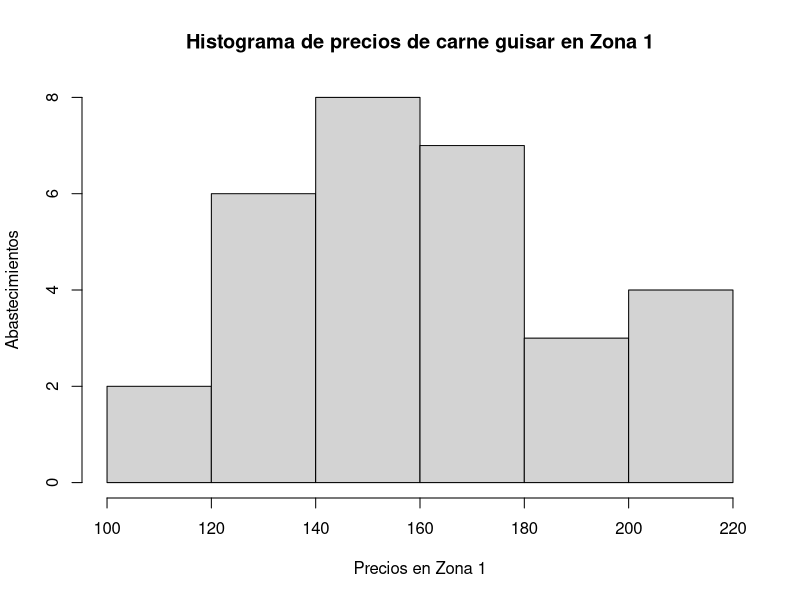
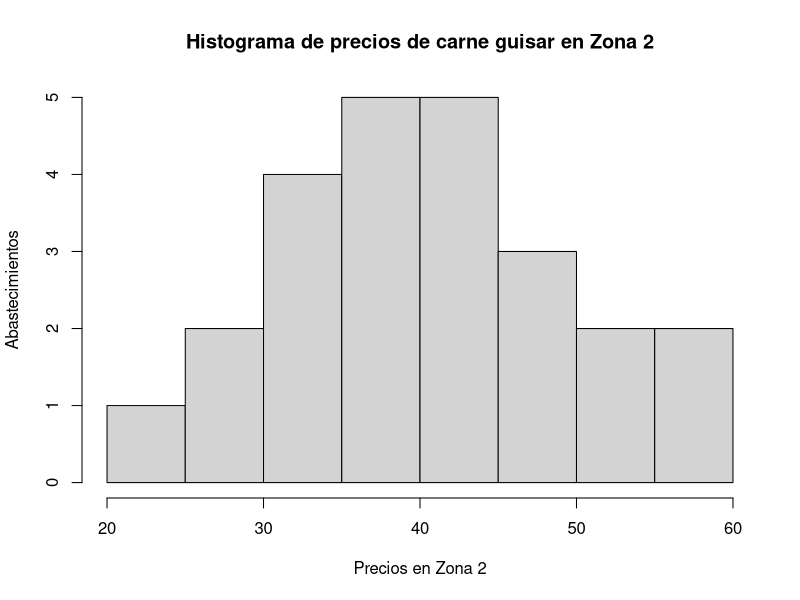
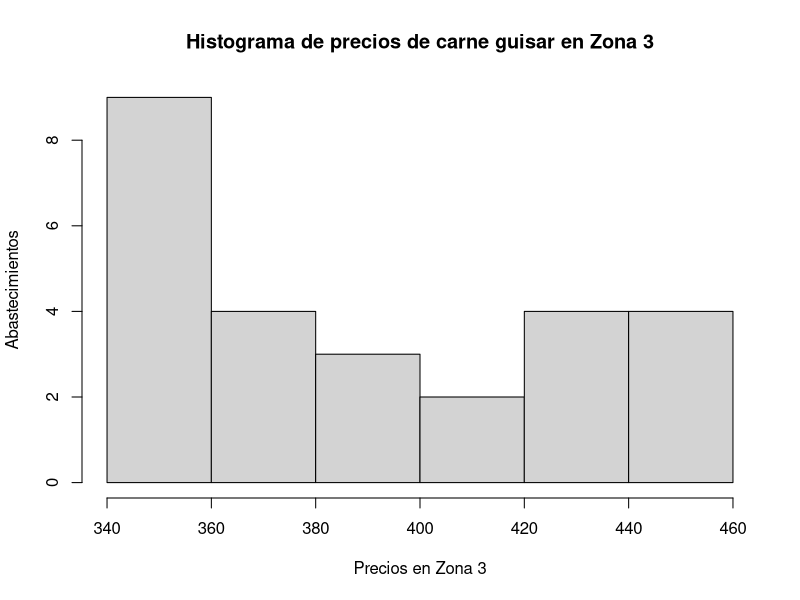
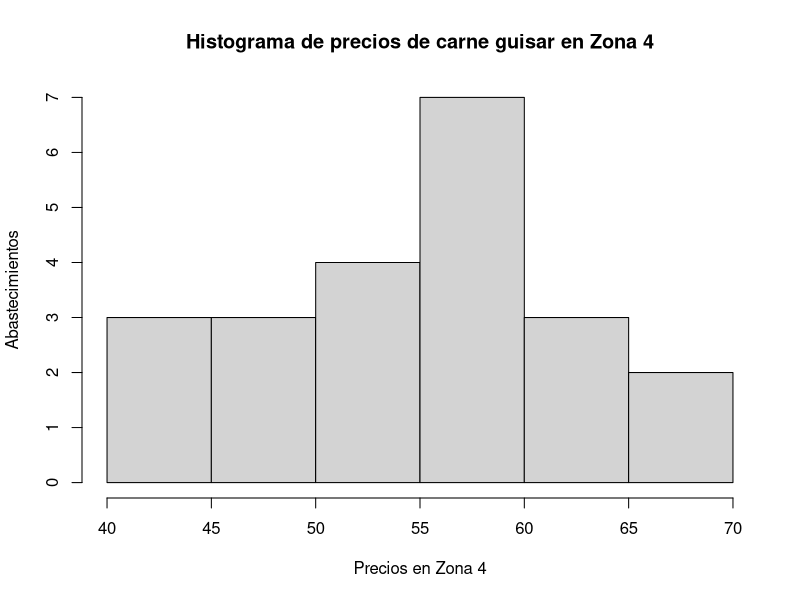
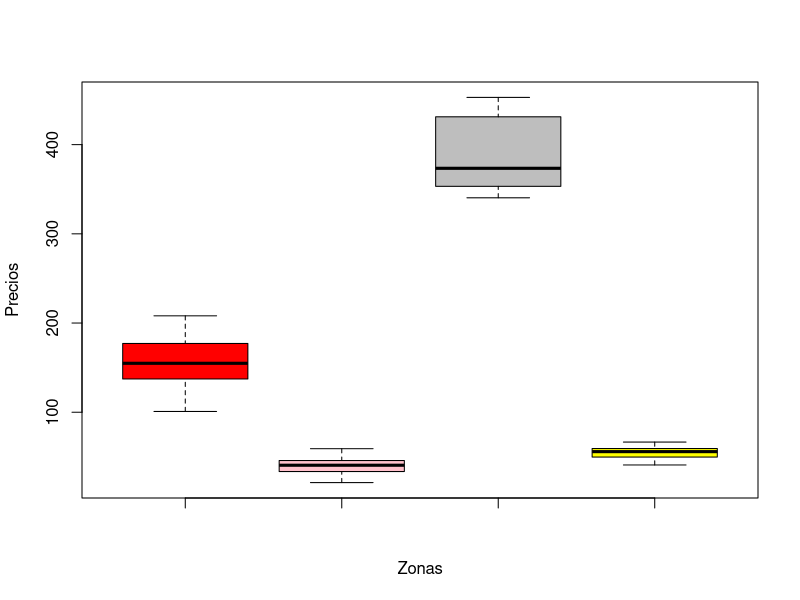
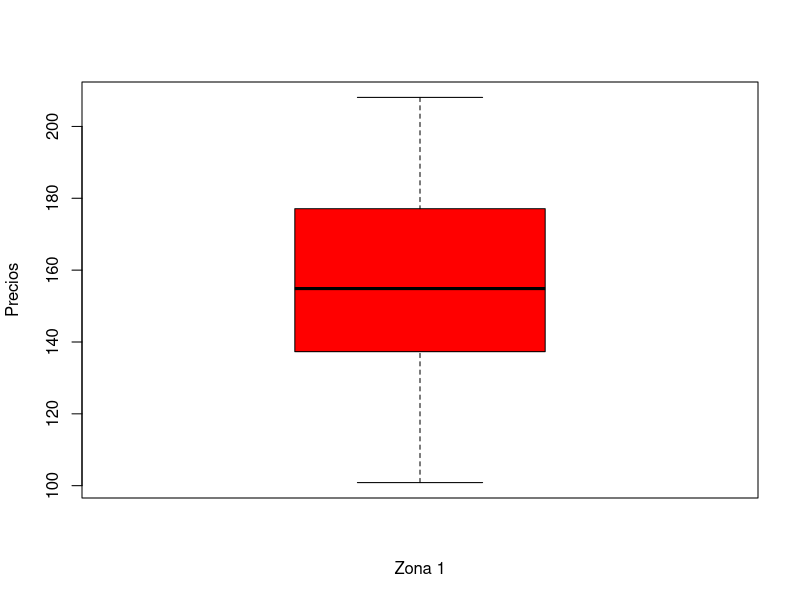
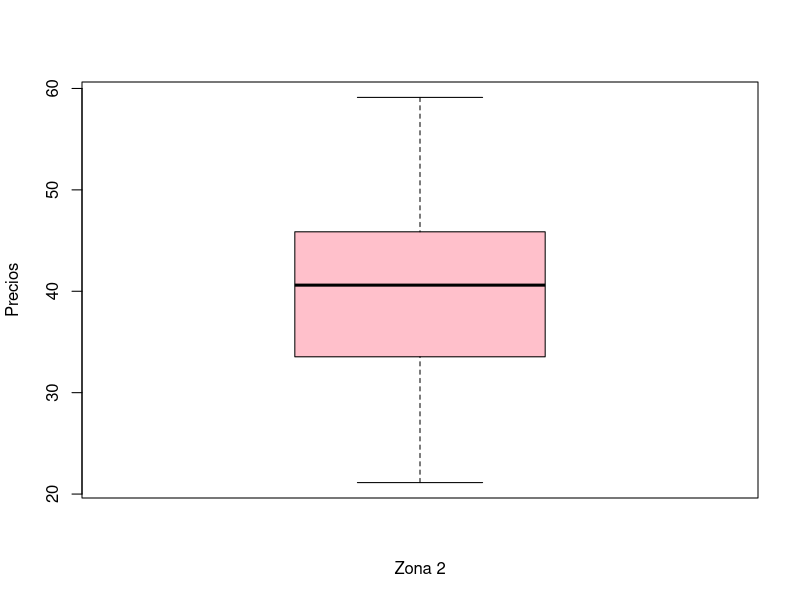
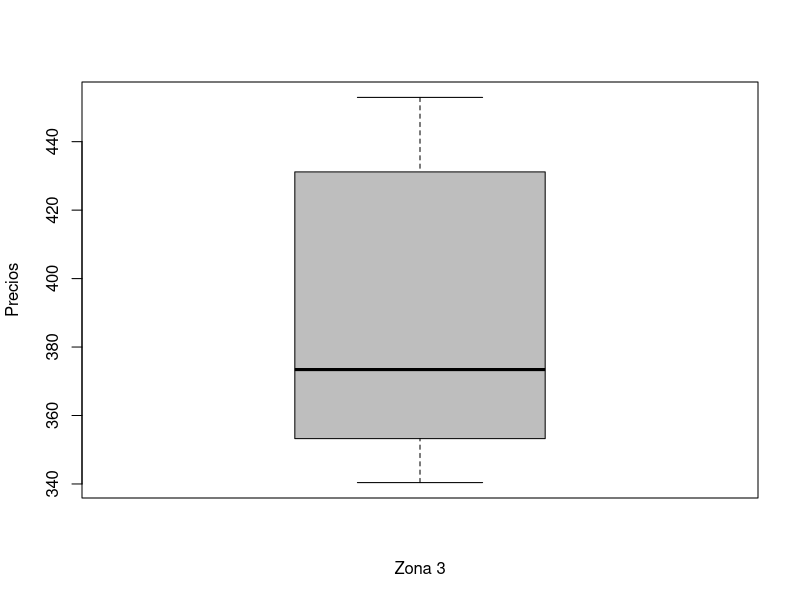

R code for these plots, in order:
carne = read.table("zonas_carne.txt", header=T)

zona1 = carne$Zona1
zona1_guisar = zona1[carne$Tipo1 == "Guisar"]
zona2 = carne$Zona2
zona2_guisar = zona2[carne$Tipo2 == "Guisar"]
zona3 = carne$Zona3
zona3_guisar = zona3[carne$Tipo3 == "Guisar"]
zona4 = carne$Zona4
zona4_guisar = zona4[carne$Tipo4 == "Guisar"]

# PREGUNTA 1
# Realice un análisis descriptivo de los precios de las zonas del tipo de carne de guisar. 
# En el estudio considere histograma, boxplot y una tabla con información 
# del mı́nimo, cuartiles, media y desviación estándar de cada zona (10 puntos).

hist(zona1_guisar, main = "Histograma de precios de carne guisar en Zona 1", ylab = "Abastecimientos", xlab = "Precios en Zona 1")
hist(zona2_guisar, main = "Histograma de precios de carne guisar en Zona 2", ylab = "Abastecimientos", xlab = "Precios en Zona 2")
hist(zona3_guisar, main = "Histograma de precios de carne guisar en Zona 3", ylab = "Abastecimientos", xlab = "Precios en Zona 3")
hist(zona4_guisar, main = "Histograma de precios de carne guisar en Zona 4", ylab = "Abastecimientos", xlab = "Precios en Zona 4")

# Boxplot con las 4 Zonas
boxplot(zona1_guisar,zona2_guisar,zona3_guisar,zona4_guisar, ylab="Precios", xlab="Zonas",col=c("red","pink","gray","yellow"))

# Boxplot ZONA 1

boxplot(zona1_guisar, ylab="Precios", xlab="Zona 1", col=c("red"))

# Boxplot ZONA 2

boxplot(zona2_guisar, ylab="Precios", xlab="Zona 2", col=c("pink"))

# Boxplot ZONA 3

boxplot(zona3_guisar, ylab="Precios", xlab="Zona 3", col=c("gray"))

# Boxplot ZONA 4

boxplot(zona4_guisar, ylab="Precios", xlab="Zona 4", col=c("yellow"))

# Tabla

D = data.frame(Zonas =c('Zona1','Zona2','Zona3','Zona4') ,
               Minimos =c(min(zona1),min(zona2),min(zona3),min(zona4)) , 
               Q1 =c(quantile(zona1,0.25),quantile(zona2,0.25),quantile(zona3,0.25),quantile(zona4,0.25)) ,
               Q2 =c(quantile(zona1,0.50),quantile(zona2,0.50),quantile(zona3,0.50),quantile(zona4,0.50)) ,
               Q3 =c(quantile(zona1,0.75),quantile(zona2,0.75),quantile(zona3,0.75),quantile(zona4,0.75)) ,
               Media =c(mean(zona1),mean(zona2),mean(zona3),mean(zona4)),
               Desviacion =c(sd(zona1),sd(zona2),sd(zona3),sd(zona4)),
               stringsAsFactors = FALSE )

######################

# PREGUNTA 2
# Determine un intervalo de confianza para la media de los precios de la carne de guisar 
# para la Zona 1 y así mismo, para los precios de la Zona 3. (confianza de 99 %).

# Intervalo de confianza Zona 1
mean(zona1_guisar)
t.test(zona1_guisar, conf.level = 0.99 )$conf.int

# Intervalo de confianza Zona 2
mean(zona3_guisar)
t.test(zona3_guisar, conf.level = 0.99 )$conf.int

######################

# PREGUNTA 3
# ¿Cuál de los dos alimentos logra mayor precio en la carne de guisar, la Zona 2 o la 
# Zona 4? Suponga 1 − α = 0,99

# Verificamos que las varianzas son iguales
var.test(zona2_guisar, zona4_guisar)$conf.int

# Intervalo de diferencia de medias
t.test (zona4_guisar, zona2_guisar, var.equal = T, conf.level = 0.99 )$conf.int

######################

# PREGUNTA 4
# Los investigadores presumen que la diferencia del gasto promedio en carne de la zona 2
# y 4 es menor a 1$. ¿Es esta afirmación cierta?

######################

# PREGUNTA 5
# Calcule un intervalo de confianza al 90% para estimar la proporción de precios mayores
# a 300$ de la Zona 3

zona3_precios = zona3[carne$Zona3 > 300]

######################

# PREGUNTA 6
# Una semana después se volvió a realizar la encuesta en la Zona 1, en los mismos 
# abastecimientos. La información se encuentra en la columna Zona1B. El investigador 
# presume que los precios han aumentado en dicha zona con relación a la semana anterior. 
# ¿Es esta información correcta?